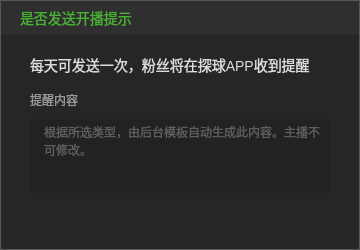
<?xml version="1.0" encoding="UTF-8"?>
<ui version="4.0">
 <class>BroadcastReminderDlg</class>
 <widget class="QDialog" name="BroadcastReminderDlg">
  <property name="geometry">
   <rect>
    <x>0</x>
    <y>0</y>
    <width>360</width>
    <height>250</height>
   </rect>
  </property>
  <property name="minimumSize">
   <size>
    <width>360</width>
    <height>250</height>
   </size>
  </property>
  <property name="maximumSize">
   <size>
    <width>360</width>
    <height>250</height>
   </size>
  </property>
  <property name="windowTitle">
   <string>BroadcastReminderDlg</string>
  </property>
  <property name="styleSheet">
   <string notr="true">#wgt_main{
background:#262626;
border:1px solid #585858;
}
</string>
  </property>
  <layout class="QGridLayout" name="gridLayout">
   <property name="leftMargin">
    <number>0</number>
   </property>
   <property name="topMargin">
    <number>0</number>
   </property>
   <property name="rightMargin">
    <number>0</number>
   </property>
   <property name="bottomMargin">
    <number>0</number>
   </property>
   <property name="spacing">
    <number>0</number>
   </property>
   <item row="0" column="0">
    <widget class="QWidget" name="wgt_main" native="true">
     <property name="styleSheet">
      <string notr="true">#wgt_top{
background:#2F2F2F;
}
#wgt_bottom{
background:transparent;
}</string>
     </property>
     <layout class="QVBoxLayout" name="verticalLayout">
      <property name="spacing">
       <number>0</number>
      </property>
      <property name="leftMargin">
       <number>1</number>
      </property>
      <property name="topMargin">
       <number>1</number>
      </property>
      <property name="rightMargin">
       <number>1</number>
      </property>
      <property name="bottomMargin">
       <number>1</number>
      </property>
      <item>
       <widget class="QWidget" name="wgt_top" native="true">
        <property name="minimumSize">
         <size>
          <width>0</width>
          <height>34</height>
         </size>
        </property>
        <property name="maximumSize">
         <size>
          <width>16777215</width>
          <height>34</height>
         </size>
        </property>
        <property name="styleSheet">
         <string notr="true">#label_title{
font-family:&quot;微软雅黑&quot;;
font-size:14px;
color:#4AB134;
background:transparent;
}
#button_close{
background:transparent;
background-image: url(:/TQLive/images/pb_close_pressed.png);
background-repeat:no-repeat;
border:none;
}
#button_close:hover{
background-image: url(:/TQLive/images/pb_close_normal.png);
}
#button_close:pressed{
margin:1px;
padding:1px;
}</string>
        </property>
        <layout class="QHBoxLayout" name="horizontalLayout_2">
         <property name="spacing">
          <number>0</number>
         </property>
         <property name="leftMargin">
          <number>19</number>
         </property>
         <property name="topMargin">
          <number>0</number>
         </property>
         <property name="rightMargin">
          <number>9</number>
         </property>
         <property name="bottomMargin">
          <number>0</number>
         </property>
         <item>
          <widget class="QLabel" name="label_title">
           <property name="text">
            <string>是否发送开播提示</string>
           </property>
          </widget>
         </item>
         <item>
          <widget class="QPushButton" name="button_close">
           <property name="minimumSize">
            <size>
             <width>12</width>
             <height>13</height>
            </size>
           </property>
           <property name="maximumSize">
            <size>
             <width>12</width>
             <height>13</height>
            </size>
           </property>
           <property name="text">
            <string/>
           </property>
          </widget>
         </item>
        </layout>
       </widget>
      </item>
      <item>
       <widget class="QWidget" name="wgt_bottom" native="true">
        <property name="styleSheet">
         <string notr="true">#label_tips{
font-size:14px;
color:#DCDCDC;
font-weight:400;
font-family:&quot;微软雅黑&quot;;
background:transparent;
}
#textEdit_content{
border:none;
background:#222222;
padding-left:10px;
font-family:&quot;微软雅黑&quot;;
font-size:12px;
color:#999999;
}
#button_send{
background:transparent;
background-image: url(:/TQLive/images/send.png);
background-repeat:no-repeat;
border:none;
}
#button_send:pressed{
margin:1px;
padding:1px;
}
#label_content{
font-family:&quot;微软雅黑&quot;;
font-size:12px;
color:#999999;
background:transparent;
}</string>
        </property>
        <layout class="QVBoxLayout" name="verticalLayout_2">
         <property name="spacing">
          <number>0</number>
         </property>
         <property name="leftMargin">
          <number>29</number>
         </property>
         <property name="topMargin">
          <number>19</number>
         </property>
         <property name="rightMargin">
          <number>29</number>
         </property>
         <property name="bottomMargin">
          <number>19</number>
         </property>
         <item alignment="Qt::AlignVCenter">
          <widget class="QLabel" name="label_tips">
           <property name="text">
            <string>每天可发送一次，粉丝将在探球APP收到提醒</string>
           </property>
          </widget>
         </item>
         <item>
          <spacer name="verticalSpacer">
           <property name="orientation">
            <enum>Qt::Vertical</enum>
           </property>
           <property name="sizeType">
            <enum>QSizePolicy::Fixed</enum>
           </property>
           <property name="sizeHint" stdset="0">
            <size>
             <width>20</width>
             <height>15</height>
            </size>
           </property>
          </spacer>
         </item>
         <item alignment="Qt::AlignVCenter">
          <widget class="QLabel" name="label_content">
           <property name="text">
            <string>提醒内容</string>
           </property>
          </widget>
         </item>
         <item>
          <spacer name="verticalSpacer_2">
           <property name="orientation">
            <enum>Qt::Vertical</enum>
           </property>
           <property name="sizeType">
            <enum>QSizePolicy::Fixed</enum>
           </property>
           <property name="sizeHint" stdset="0">
            <size>
             <width>20</width>
             <height>10</height>
            </size>
           </property>
          </spacer>
         </item>
         <item>
          <widget class="QTextEdit" name="textEdit_content">
           <property name="minimumSize">
            <size>
             <width>0</width>
             <height>74</height>
            </size>
           </property>
           <property name="maximumSize">
            <size>
             <width>16777215</width>
             <height>74</height>
            </size>
           </property>
           <property name="readOnly">
            <bool>true</bool>
           </property>
           <property name="placeholderText">
            <string>根据所选类型，由后台模板自动生成此内容。主播不可修改。</string>
           </property>
          </widget>
         </item>
         <item>
          <spacer name="verticalSpacer_3">
           <property name="orientation">
            <enum>Qt::Vertical</enum>
           </property>
           <property name="sizeType">
            <enum>QSizePolicy::Preferred</enum>
           </property>
           <property name="sizeHint" stdset="0">
            <size>
             <width>20</width>
             <height>25</height>
            </size>
           </property>
          </spacer>
         </item>
         <item>
          <layout class="QHBoxLayout" name="horizontalLayout">
           <item>
            <spacer name="horizontalSpacer">
             <property name="orientation">
              <enum>Qt::Horizontal</enum>
             </property>
             <property name="sizeHint" stdset="0">
              <size>
               <width>40</width>
               <height>20</height>
              </size>
             </property>
            </spacer>
           </item>
           <item>
            <widget class="QPushButton" name="button_send">
             <property name="minimumSize">
              <size>
               <width>82</width>
               <height>26</height>
              </size>
             </property>
             <property name="maximumSize">
              <size>
               <width>82</width>
               <height>26</height>
              </size>
             </property>
             <property name="text">
              <string/>
             </property>
            </widget>
           </item>
           <item>
            <spacer name="horizontalSpacer_2">
             <property name="orientation">
              <enum>Qt::Horizontal</enum>
             </property>
             <property name="sizeHint" stdset="0">
              <size>
               <width>40</width>
               <height>20</height>
              </size>
             </property>
            </spacer>
           </item>
          </layout>
         </item>
        </layout>
       </widget>
      </item>
     </layout>
    </widget>
   </item>
  </layout>
 </widget>
 <layoutdefault spacing="6" margin="11"/>
 <resources>
  <include location="TQLive.qrc"/>
 </resources>
 <connections/>
</ui>
